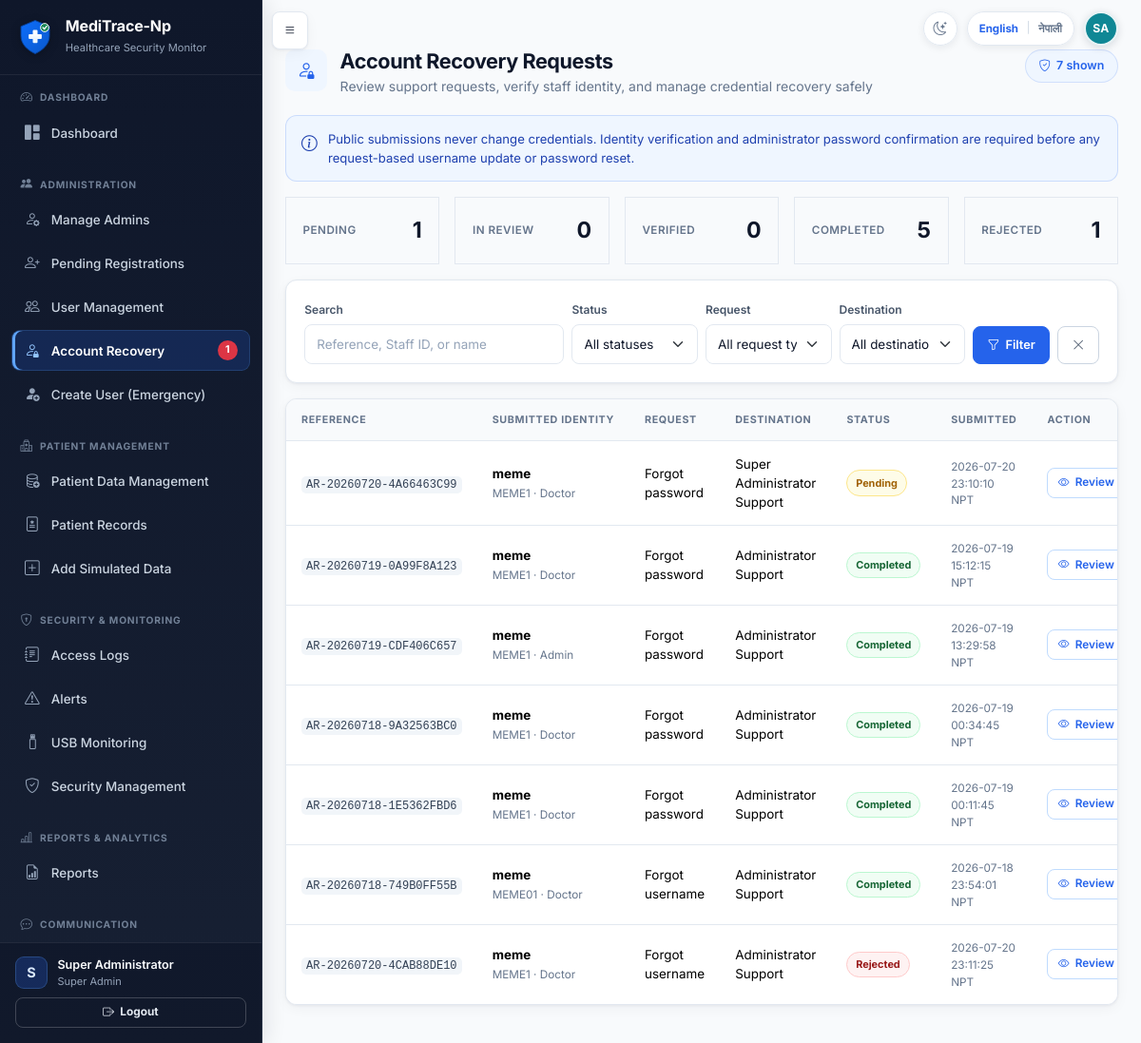
Screenshot of /admin/account-recovery (signed in) with the database file from the repository.
### tables this page shows
CREATE TABLE users (
            id INTEGER PRIMARY KEY AUTOINCREMENT,
            full_name TEXT NOT NULL,
            staff_id TEXT NOT NULL UNIQUE,
            email TEXT NOT NULL UNIQUE,
            username TEXT NOT NULL UNIQUE,
            password_hash TEXT NOT NULL,
            role TEXT NOT NULL,
            department TEXT NOT NULL,
            work_start TEXT NOT NULL,
            work_end TEXT NOT NULL,
            approval_status TEXT NOT NULL DEFAULT 'pending',
            is_active INTEGER NOT NULL DEFAULT 1,
            approved_by INTEGER,
            approved_at TEXT,
            rejection_reason TEXT,
            created_at TEXT NOT NULL,
            last_login TEXT, is_deleted INTEGER NOT NULL DEFAULT 0, failed_attempts INTEGER NOT NULL DEFAULT 0, locked_until TEXT, last_failed_login TEXT, must_change_password INTEGER NOT NULL DEFAULT 0, credential_version INTEGER NOT NULL DEFAULT 0, credentials_changed_at TEXT, credentials_changed_by INTEGER, preferred_language TEXT NOT NULL DEFAULT 'en',
            FOREIGN KEY (approved_by) REFERENCES users(id)
        );

CREATE TABLE account_recovery_requests (
            id INTEGER PRIMARY KEY AUTOINCREMENT,
            public_reference TEXT NOT NULL UNIQUE,
            request_type TEXT NOT NULL,
            submitted_staff_id TEXT NOT NULL,
            submitted_name TEXT NOT NULL,
            submitted_email TEXT,
            submitted_department TEXT NOT NULL,
            submitted_role TEXT NOT NULL,
            requested_destination TEXT NOT NULL,
            message TEXT NOT NULL,
            status TEXT NOT NULL DEFAULT 'pending',
            matched_user_id INTEGER,
            assigned_admin_id INTEGER,
            review_notes TEXT,
            identity_verification_notes TEXT,
            identity_verification_method TEXT,
            identity_verified_by_id INTEGER,
            resolution_type TEXT,
            created_at TEXT NOT NULL,
            review_started_at TEXT,
            identity_verified_at TEXT,
            completed_at TEXT,
            rejected_at TEXT,
            completed_by_id INTEGER,
            request_ip TEXT,
            request_user_agent TEXT,
            FOREIGN KEY (matched_user_id) REFERENCES users(id),
            FOREIGN KEY (assigned_admin_id) REFERENCES users(id),
            FOREIGN KEY (identity_verified_by_id) REFERENCES users(id),
            FOREIGN KEY (completed_by_id) REFERENCES users(id)
        );

### app.py (the view)
@app.route('/admin/account-recovery')
@login_required
@admin_panel_required
def recovery_requests():
    filters = {
        'status': request.args.get('status', '').strip(),
        'request_type': request.args.get('request_type', '').strip(),
        'requested_destination': request.args.get('requested_destination', '').strip(),
        'search': request.args.get('search', '').strip(),
    }
    rows = get_recovery_requests(current_user, filters)
    visible_rows = get_recovery_requests(current_user)
    stats = {
        status: sum(1 for row in visible_rows if row['status'] == status)
        for status in RECOVERY_STATUSES
    }
    return render_template(
        'recovery_requests.html', requests=rows, filters=filters, stats=stats,
        request_types=REQUEST_TYPES, destinations=DESTINATIONS,
        statuses=RECOVERY_STATUSES,
    )

### templates/recovery_requests.html (shortened to what this page needs)
{% extends "base.html" %}
{% from "macros.html" import page_header %}
{% block extra_head %}<link href="{{ url_for('static', filename='css/account-recovery.css') }}" rel="stylesheet">{% endblock %}
{% block content %}
<div class="app-page">
  {{ page_header('Account Recovery Requests', 'Review support requests, verify staff identity, and manage credential recovery safely', 'bi-person-lock', requests|length ~ ' shown', 'bi-shield-check') }}
  <div class="alert alert-info recovery-policy-banner">
    <i class="bi bi-info-circle" aria-hidden="true"></i>
    <span>Public submissions never change credentials. Identity verification and administrator password confirmation are required before any request-based username update or password reset.</span>
  </div>
  <div class="row g-3 mb-3 recovery-stats">
    <div class="col-6 col-lg"><div class="metric-card"><div class="card-body"><span>Pending</span><strong>{{ stats.pending }}</strong></div></div></div>
    <div class="col-6 col-lg"><div class="metric-card"><div class="card-body"><span>In Review</span><strong>{{ stats.in_review }}</strong></div></div></div>
    <div class="col-6 col-lg"><div class="metric-card"><div class="card-body"><span>Verified</span><strong>{{ stats.identity_verified }}</strong></div></div></div>
    <div class="col-6 col-lg"><div class="metric-card"><div class="card-body"><span>Completed</span><strong>{{ stats.completed }}</strong></div></div></div>
    <div class="col-6 col-lg"><div class="metric-card"><div class="card-body"><span>Rejected</span><strong>{{ stats.rejected }}</strong></div></div></div>
  </div>
  <form method="GET" class="card recovery-filter-card mb-3">
    <div class="card-body row g-2 align-items-end">
      <div class="col-lg-4"><label class="form-label" for="recoverySearch">Search</label><input id="recoverySearch" name="search" class="form-control" value="{{ filters.search }}" maxlength="100" placeholder="Reference, Staff ID, or name"></div>
      <div class="col-sm-4 col-lg-2"><label class="form-label" for="recoveryStatus">Status</label><select id="recoveryStatus" name="status" class="form-select"><option value="">All statuses</option></select></div>
      <div class="col-sm-4 col-lg-2"><label class="form-label" for="recoveryType">Request</label><select id="recoveryType" name="request_type" class="form-select"><option value="">All request types</option></select></div>
      {% if current_user.is_super_admin %}<div class="col-sm-4 col-lg-2"><label class="form-label" for="recoveryDestination">Destination</label><select id="recoveryDestination" name="requested_destination" class="form-select"><option value="">All destinations</option></select></div>{% endif %}
      <div class="col-lg-2 d-flex gap-2"><button class="btn btn-primary flex-fill"><i class="bi bi-funnel"></i>Filter</button><a href="{{ url_for('recovery_requests') }}" class="btn btn-outline-secondary" aria-label="Clear filters"><i class="bi bi-x-lg"></i></a></div>
    </div>
  </form>
  <div class="card"><div class="table-responsive">
    <table class="table recovery-table align-middle mb-0">
      <thead><tr><th>Reference</th><th>Submitted Identity</th><th>Request</th><th>Destination</th><th>Status</th><th>Submitted</th><th>Action</th></tr></thead>
      <tbody>
      {% for item in requests %}
        <tr>
          <td><code>{{ item.public_reference }}</code></td>
          <td><strong>{{ item.submitted_name }}</strong><small>{{ item.submitted_staff_id }} · {{ item.submitted_role }}</small></td>
          <td>{{ request_types.get(item.request_type, item.request_type) }}</td>
          <td>{{ destinations.get(item.requested_destination, item.requested_destination) }}</td>
          <td><span class="recovery-status status-{{ item.status }}">{{ tr_display(item.status) }}</span></td>
          <td><small>{{ item.created_at|nepal_datetime }}</small></td>
          <td><a href="{{ url_for('recovery_request_detail', request_id=item.id) }}" class="btn btn-sm btn-outline-primary"><i class="bi bi-eye"></i>Review</a></td>
        </tr>
      {% else %}
        <tr><td colspan="7"><div class="empty-state py-5"><i class="bi bi-person-check"></i><h5>No recovery requests found</h5><p>Try clearing the filters or check again later.</p></div></td></tr>
      {% endfor %}
      </tbody>
    </table>
  </div></div>
</div>
{% endblock %}

### templates/base.html (shortened to what this page needs)
<!DOCTYPE html>
<html lang="{{ current_locale|default('en') }}" data-theme="light">
<head>
    <link href="https://cdn.jsdelivr.net/npm/bootstrap@5.3.2/dist/css/bootstrap.min.css" rel="stylesheet">
    <link href="https://cdn.jsdelivr.net/npm/bootstrap-icons@1.11.1/font/bootstrap-icons.css" rel="stylesheet">
    <link href="{{ url_for('static', filename='css/style.css') }}" rel="stylesheet">
    <link href="{{ url_for('static', filename='css/explainability.css') }}" rel="stylesheet">
    {% block extra_head %}{% endblock %}
    <link href="{{ url_for('static', filename='css/theme.css') }}" rel="stylesheet">
</head>
<body class="{% if current_user.is_authenticated %}has-sidebar{% endif %}">
    {% set language_return_path = request.full_path if request.query_string else request.path %}
    {% macro language_switch(extra_class='') %}
    <form method="POST" action="{{ url_for('change_language') }}" class="language-switch {{ extra_class }}" aria-label="{{ _('Switch language') }}">
        <button type="submit" name="language" value="en" class="language-option{% if current_locale == 'en' %} active{% endif %}" lang="en" aria-pressed="{{ 'true' if current_locale == 'en' else 'false' }}">English</button>
        <span class="language-divider" aria-hidden="true">|</span>
        <button type="submit" name="language" value="ne" class="language-option{% if current_locale == 'ne' %} active{% endif %}" lang="ne" aria-pressed="{{ 'true' if current_locale == 'ne' else 'false' }}">नेपाली</button>
    </form>
    {% endmacro %}
    {% macro theme_toggle(extra_class='') %}
    <button
        type="button"
        class="theme-toggle {{ extra_class }}"
        aria-label="{{ _('Switch to Dark Mode') }}"
        aria-pressed="false"
        title="{{ _('Switch to Dark Mode') }}"
        data-label-dark="{{ _('Switch to Dark Mode') }}"
        data-label-light="{{ _('Switch to Light Mode') }}"
    ><i class="bi bi-moon-stars" aria-hidden="true"></i></button>
    {% endmacro %}
    {% if current_user.is_authenticated %}
    {% from "macros.html" import user_initials %}
    {% set avatar_name = current_user.full_name|default('', true)|trim %}
    {% if not avatar_name %}{% set avatar_name = current_user.display_name|default('', true)|trim %}{% endif %}
    {% if not avatar_name %}{% set avatar_name = current_user.username|default('User', true)|trim %}{% endif %}
    <button type="button" class="btn btn-dark sidebar-toggle-btn" id="sidebarToggle" aria-label="{{ _('Toggle navigation') }}">
        <i class="bi bi-list"></i>
    </button>
    <div class="authenticated-header-actions" aria-label="{{ _('Current user') }}">
        {{ theme_toggle() }}
        {{ language_switch() }}
        <span
            class="header-user-avatar"
            role="img"
            aria-label="{{ _('Signed in as {name}', name=avatar_name) }}"
            title="{{ avatar_name }}"
        >{{ user_initials(current_user) }}</span>
    </div>
    <aside class="sidebar" id="sidebar">
        <div class="sidebar-brand">
            <img src="{{ url_for('static', filename='images/meditrace-logo.svg') }}" alt="{{ APP_NAME|default('MediTrace-Np') }}" class="brand-logo">
            <div>
                <h5 class="text-white mb-0 brand-title">{{ APP_NAME|default('MediTrace-Np') }}</h5>
                <small class="text-muted">Healthcare Security Monitor</small>
            </div>
        </div>
        <div class="sidebar-nav-scroll">
            {% import "sidebar_macros.html" as sidebar with context %}
            {% if current_user.is_admin_panel %}
                {{ sidebar.admin_sidebar() }}
            {% else %}
                {{ sidebar.staff_sidebar() }}
            {% endif %}
        </div>
        <div class="sidebar-footer">
            <div class="sidebar-user-summary">
                <span class="sidebar-user-avatar" aria-hidden="true">{{ current_user.full_name[:1]|upper }}</span>
                <div class="sidebar-user-copy">
                    <div class="small text-muted sidebar-user-name">{{ current_user.full_name }}</div>
                    <div class="small text-muted sidebar-user-role">{{ tr_display(current_user.role) }}</div>
                </div>
            </div>
            <a href="{{ url_for('logout') }}" class="btn btn-outline-light btn-sm mt-2 w-100 fw-bold">
                <i class="bi bi-box-arrow-right"></i> Logout
            </a>
        </div>
    </aside>
    <main class="main-content" id="mainContent">
    {% else %}
    <div class="public-header-actions">
        {{ theme_toggle('public-theme-toggle') }}
        {{ language_switch('public-language-switch') }}
    </div>
    <main class="auth-main container py-4">
    {% endif %}
            {% block content %}{% endblock %}
    {% if current_user.is_authenticated %}
    </main>
    {% else %}
    </main>
    {% endif %}
</body>
</html>

### rows the page displays
users: full_name "S", full_name "Super Administrator", role "Super Admin"
account_recovery_requests: public_reference "AR-20260720-4A66463C99", submitted_name "meme", submitted_staff_id "MEME1", submitted_role "Doctor", get "Forgot password", get "Super Administrator Support", status "Pending", created_at|nepal_datetime "2026-07-20 23:10:10 NPT"
account_recovery_requests: public_reference "AR-20260719-0A99F8A123", submitted_name "meme", submitted_staff_id "MEME1", submitted_role "Doctor", get "Forgot password", get "Administrator Support", status "Completed", created_at|nepal_datetime "2026-07-19 15:12:15 NPT"
account_recovery_requests: public_reference "AR-20260719-CDF406C657", submitted_name "meme", submitted_staff_id "MEME1", submitted_role "Admin", get "Forgot password", get "Administrator Support", status "Completed", created_at|nepal_datetime "2026-07-19 13:29:58 NPT"
account_recovery_requests: public_reference "AR-20260718-9A32563BC0", submitted_name "meme", submitted_staff_id "MEME1", submitted_role "Doctor", get "Forgot password", get "Administrator Support", status "Completed", created_at|nepal_datetime "2026-07-19 00:34:45 NPT"
account_recovery_requests: public_reference "AR-20260718-1E5362FBD6", submitted_name "meme", submitted_staff_id "MEME1", submitted_role "Doctor", get "Forgot password", get "Administrator Support", status "Completed", created_at|nepal_datetime "2026-07-19 00:11:45 NPT"
account_recovery_requests: public_reference "AR-20260718-749B0FF55B", submitted_name "meme", submitted_staff_id "MEME01", submitted_role "Doctor", get "Forgot username", get "Administrator Support", status "Completed", created_at|nepal_datetime "2026-07-18 23:54:01 NPT"
account_recovery_requests: public_reference "AR-20260720-4CAB88DE10", submitted_name "meme", submitted_staff_id "MEME1", submitted_role "Doctor", get "Forgot username", get "Administrator Support", status "Rejected", created_at|nepal_datetime "2026-07-20 23:11:25 NPT"

### other values shown
{{ (name_parts[0][0] ~ name_parts[-1][0])|upper }} "SA"
{{ APP_NAME|default('MediTrace-Np') }} "MediTrace-Np"
{{ open_recovery_request_count }} "1"
{{ stats.pending }} "1"
{{ stats.in_review }} "0"
{{ stats.identity_verified }} "0"
{{ stats.completed }} "5"
{{ stats.rejected }} "1"
